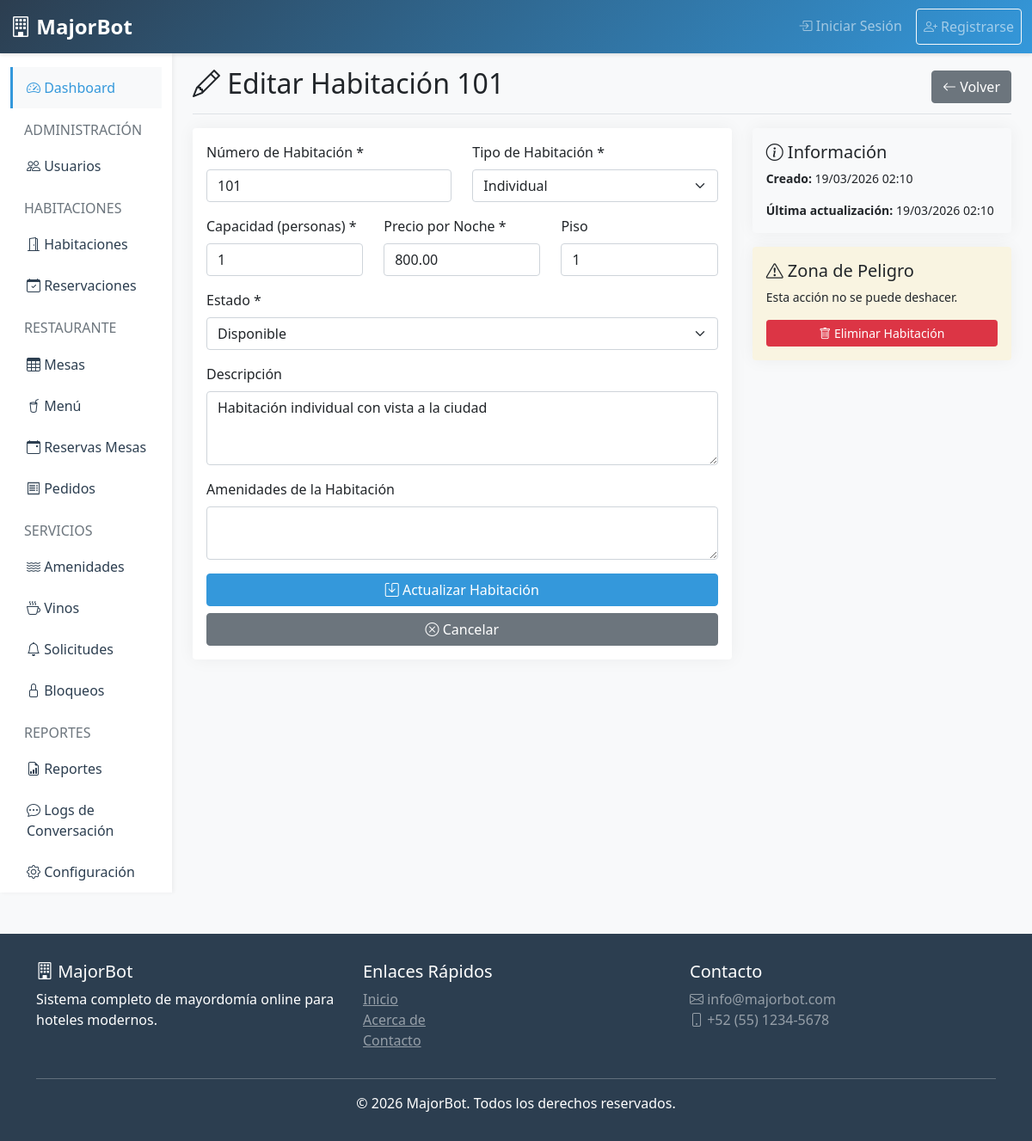
Page /rooms/edit/1 (signed in) on the committed database.
### tables this page shows
CREATE TABLE IF NOT EXISTS rooms (
    id INT AUTO_INCREMENT PRIMARY KEY,
    hotel_id INT NOT NULL,
    room_number VARCHAR(50) NOT NULL,
    room_type ENUM('single', 'double', 'suite', 'deluxe', 'presidential') NOT NULL,
    capacity INT DEFAULT 2,
    price_per_night DECIMAL(10,2) NOT NULL,
    floor INT,
    description TEXT,
    amenities TEXT,
    status ENUM('available', 'occupied', 'maintenance', 'blocked') DEFAULT 'available',
    images TEXT,
    is_active TINYINT(1) DEFAULT 1,
    created_at TIMESTAMP DEFAULT CURRENT_TIMESTAMP,
    updated_at TIMESTAMP DEFAULT CURRENT_TIMESTAMP ON UPDATE CURRENT_TIMESTAMP,
    FOREIGN KEY (hotel_id) REFERENCES hotels(id) ON DELETE CASCADE,
    UNIQUE KEY unique_room (hotel_id, room_number)
);

### app/controllers/RoomsController.php (called while the page is built, shortened)
<?php
class RoomsController extends Controller {
    private $roomModel;
    public function __construct() {
        $this->roomModel = $this->loadModel('Room');
    }
    public function edit($id) {
        $room = $this->roomModel->getById($id);
        $data = [
            'title' => 'Editar HabitaciÃ³n',
            'room' => $room,
            'role' => $_SESSION['role']
        ];
        $this->loadView('rooms/edit', $data);
    }
}

### core/Router.php (called while the page is built, shortened)
<?php
class Router {
    private $controller = DEFAULT_CONTROLLER;
    private $method = DEFAULT_METHOD;
    public function __construct() {
        $url = $this->parseUrl();
        if (isset($url[0]) && !empty($url[0])) {
            $controllerPath = __DIR__ . '/../app/controllers/' . ucfirst($url[0]) . 'Controller.php';
            if (file_exists($controllerPath)) {
                $this->controller = ucfirst($url[0]);
                unset($url[0]);
            }
        }
        $controllerFile = __DIR__ . '/../app/controllers/' . $this->controller . 'Controller.php';
        if (file_exists($controllerFile)) {
            $this->controller = new $controllerClass;
        } else {
            $this->show404();
            return;
        }
        if (isset($url[1]) && !empty($url[1])) {
            if (method_exists($this->controller, $url[1])) {
                $this->method = $url[1];
                unset($url[1]);
            }
        }
        $this->params = $url ? array_values($url) : [];
        call_user_func_array([$this->controller, $this->method], $this->params);
    }
    private function parseUrl() {
        if (isset($_GET['url'])) {
            return explode('/', filter_var(rtrim($_GET['url'], '/'), FILTER_SANITIZE_URL));
        }
        return [];
    }
}

### public/index.php (called while the page is built, shortened)
<?php
require_once __DIR__ . '/../core/Database.php';
require_once __DIR__ . '/../core/Model.php';
require_once __DIR__ . '/../core/Controller.php';
require_once __DIR__ . '/../core/Router.php';
new Router();

### core/Database.php (called while the page is built, shortened)
<?php
class Database {
    private static $instance = null;
    private $connection;
    private function __construct() {
        try {
            $dsn = "mysql:host=" . DB_HOST . ";dbname=" . DB_NAME . ";charset=" . DB_CHARSET;
            $options = [
                PDO::ATTR_ERRMODE => PDO::ERRMODE_EXCEPTION,
                PDO::ATTR_DEFAULT_FETCH_MODE => PDO::FETCH_ASSOC,
                PDO::ATTR_EMULATE_PREPARES => false,
            ];
            $this->connection = new PDO($dsn, DB_USER, DB_PASS, $options);
        } catch(PDOException $e) {
            die("Database connection failed: " . $e->getMessage());
        }
    }
    public static function getInstance() {
        if (self::$instance === null) {
            self::$instance = new self();
        }
        return self::$instance;
    }
    public function query($sql, $params = []) {
        try {
            $stmt = $this->connection->prepare($sql);
            $stmt->execute($params);
            return $stmt;
        } catch(PDOException $e) {
            error_log("Query error: " . $e->getMessage());
            return false;
        }
    }
    public function selectOne($sql, $params = []) {
        $stmt = $this->query($sql, $params);
        return $stmt ? $stmt->fetch() : null;
    }
}

### core/Model.php (called while the page is built, shortened)
<?php
class Model {
    protected $db;
    protected $table;
    public function __construct() {
        $this->db = Database::getInstance();
    }
    public function getById($id) {
        $sql = "SELECT * FROM {$this->table} WHERE id = ?";
        return $this->db->selectOne($sql, [$id]);
    }
}

### app/views/rooms/edit.php (the view, shortened to what this page needs)
<div class="d-flex justify-content-between flex-wrap flex-md-nowrap align-items-center pb-2 mb-3 border-bottom">
    <h1 class="h2"><i class="bi bi-pencil"></i> Editar Habitación <?php echo $room['room_number']; ?></h1>
    <a href="<?php echo BASE_URL; ?>/rooms" class="btn btn-secondary">
        <i class="bi bi-arrow-left"></i> Volver
    </a>
</div>
<div class="row">
    <div class="col-md-8">
        <div class="card">
            <div class="card-body">
                <form method="POST" action="<?php echo BASE_URL; ?>/rooms/edit/<?php echo $room['id']; ?>" class="needs-validation" novalidate>
                    <div class="row">
                        <div class="col-md-6 mb-3">
                            <label for="room_number" class="form-label">Número de Habitación *</label>
                            <input type="text" class="form-control" id="room_number" name="room_number"
                                   value="<?php echo $room['room_number']; ?>" required>
                        </div>
                        <div class="col-md-6 mb-3">
                            <label for="room_type" class="form-label">Tipo de Habitación *</label>
                            <select class="form-select" id="room_type" name="room_type" required>
                                <option value="single" <?php echo $room['room_type'] === 'single' ? 'selected' : ''; ?>>Individual</option>
                            </select>
                        </div>
                    </div>
                    <div class="row">
                        <div class="col-md-4 mb-3">
                            <label for="capacity" class="form-label">Capacidad (personas) *</label>
                            <input type="number" class="form-control" id="capacity" name="capacity"
                                   value="<?php echo $room['capacity']; ?>" min="1" required>
                        </div>
                        <div class="col-md-4 mb-3">
                            <label for="price_per_night" class="form-label">Precio por Noche *</label>
                            <input type="number" class="form-control" id="price_per_night" name="price_per_night"
                                   value="<?php echo $room['price_per_night']; ?>" step="0.01" min="0" required>
                        </div>
                        <div class="col-md-4 mb-3">
                            <label for="floor" class="form-label">Piso</label>
                            <input type="number" class="form-control" id="floor" name="floor"
                                   value="<?php echo $room['floor'] ?? ''; ?>" min="1">
                        </div>
                    </div>
                    <div class="mb-3">
                        <label for="status" class="form-label">Estado *</label>
                        <select class="form-select" id="status" name="status" required>
                            <option value="available" <?php echo $room['status'] === 'available' ? 'selected' : ''; ?>>Disponible</option>
                        </select>
                    </div>
                    <div class="mb-3">
                        <label for="description" class="form-label">Descripción</label>
                        <textarea class="form-control" id="description" name="description" rows="3"><?php echo $room['description'] ?? ''; ?></textarea>
                    </div>
                    <div class="mb-3">
                        <label for="amenities" class="form-label">Amenidades de la Habitación</label>
                        <textarea class="form-control" id="amenities" name="amenities" rows="2"><?php echo $room['amenities'] ?? ''; ?></textarea>
                    </div>
                    <div class="d-grid gap-2">
                        <button type="submit" class="btn btn-primary">
                            <i class="bi bi-save"></i> Actualizar Habitación
                        </button>
                        <a href="<?php echo BASE_URL; ?>/rooms" class="btn btn-secondary">
                            <i class="bi bi-x-circle"></i> Cancelar
                        </a>
                    </div>
                </form>
            </div>
        </div>
    </div>
    <div class="col-md-4">
        <div class="card bg-light">
            <div class="card-body">
                <h5 class="card-title"><i class="bi bi-info-circle"></i> Información</h5>
                <p class="card-text small">
                    <strong>Creado:</strong> <?php echo date('d/m/Y H:i', strtotime($room['created_at'])); ?>
                </p>
                <p class="card-text small">
                    <strong>Última actualización:</strong> <?php echo date('d/m/Y H:i', strtotime($room['updated_at'])); ?>
                </p>
            </div>
        </div>
        <div class="card bg-warning bg-opacity-10 mt-3">
            <div class="card-body">
                <h5 class="card-title"><i class="bi bi-exclamation-triangle"></i> Zona de Peligro</h5>
                <p class="card-text small">Esta acción no se puede deshacer.</p>
                <button type="button" class="btn btn-danger btn-sm w-100"
                        onclick="if(confirmDelete('¿Eliminar habitación <?php echo $room['room_number']; ?>?'))
                                 window.location='<?php echo BASE_URL; ?>/rooms/delete/<?php echo $room['id']; ?>'">
                    <i class="bi bi-trash"></i> Eliminar Habitación
                </button>
            </div>
        </div>
    </div>
</div>
            </div>
        </main>
    </div>
</div>

### app/views/layouts/header.php (style rules this page uses)
:root { --primary-color: #2c3e50; --secondary-color: #3498db; --success-color: #27ae60; --danger-color: #e74c3c; --warning-color: #f39c12; --info-color: #16a085; }
body { font-family: 'Segoe UI', Tahoma, Geneva, Verdana, sans-serif; background-color: #f8f9fa; }
.card { border: none; box-shadow: 0 0 20px rgba(0,0,0,.05); transition: transform 0.3s, box-shadow 0.3s; }
.btn-primary { background-color: var(--secondary-color); border-color: var(--secondary-color); }

### rows in the picture
rooms: room_number "101", room_type "Individual", capacity "1", price_per_night "800.00", floor "1", status "Disponible", description "Habitación individual con vista a la ciudad", created_at "19/03/2026 02:10", updated_at "19/03/2026 02:10"
